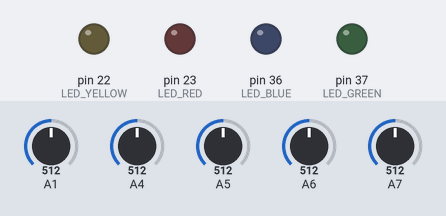
The sketch below on a simulated Arduino Mega 2560, built with avr-gcc and run on an emulated ATmega2560. Parts: output pins drawn as LEDs (lit = HIGH). Dashed ring = blinking. Inputs (shaded band) come from the test bench; at power-on: A1 = 512, A4 = 512, A5 = 512, A6 = 512, A7 = 512. What the sketch prints to the serial monitor is not drawn.

Above: at 5.1 s.
5.2 s: A1 set to 716
At 6.9 s:
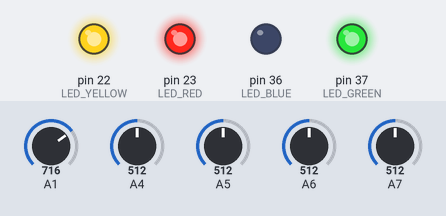
8.7 s: A1 set to 992
12.7 s: A4 set to 65
At 13.13 s:
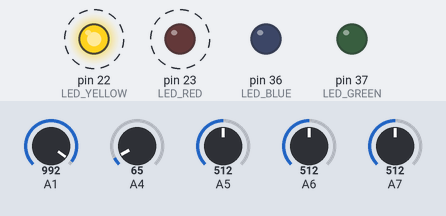
16.2 s: A4 set to 306
At 17.74 s:
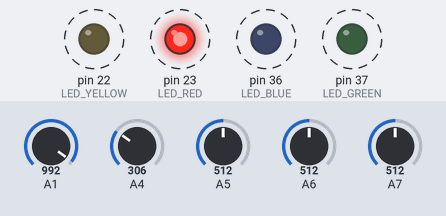
Timing chart, 0 to 20.7 s (numbered marks = the images above; inputs shaded):
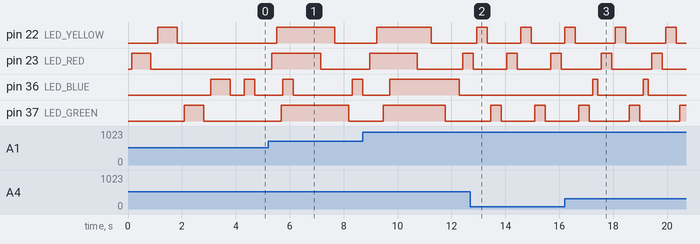

Measured:
- after the input at 12.7 s, pin 36 (LED_BLUE): stays LOW (without the input it goes to HIGH after 1.3 s)
- after the input at 16.2 s, pin 36 (LED_BLUE): alternates HIGH for 0.18 s and LOW for 1.7 s, starting after 1.0 s
- by itself, pin 22 (LED_YELLOW), pin 23 (LED_RED), pin 37 (LED_GREEN): alternates HIGH for 0.39 s and LOW for 1.5 s

The sketch:

BootUpPWM.ino
```cpp
#define LED_RED 23
#define LED_YELLOW 22
#define LED_GREEN 37
#define LED_BLUE 36
#define TRIMPOT_PIN 17

const int ANIMATION_DELAY = 200;    // Boot-up animation speed
const unsigned long IDLE_TIMEOUT = 500; // Idle timeout in milliseconds
const int TRIMPOT_DEADZONE = 30;    // Ignore minor fluctuations
const int FADE_DELAY = 1;           // Delay for fading animations
const int FADE_STEPS = 10;         // Steps for smooth fading (0-255 brightness)

unsigned long lastInteractionTime = 0;
int previousLEDState = -1;          // Track previous LED count
int previousTrimpotValue = -1;      // Track previous trimpot reading

void setup() {
  pinMode(LED_RED, OUTPUT);
  pinMode(LED_YELLOW, OUTPUT);
  pinMode(LED_GREEN, OUTPUT);
  pinMode(LED_BLUE, OUTPUT);
  pinMode(TRIMPOT_PIN, INPUT);

  Serial.begin(115200); // Debugging output
  bootAnimation();
}

void loop() {
  int trimpotValue = analogRead(TRIMPOT_PIN);
  int trimpotPercentage = map(trimpotValue, 0, 1023, 0, 100);

  int ledCount = getLEDCount(trimpotPercentage);
  Serial.println(abs(trimpotValue - previousTrimpotValue));
  // Update LEDs if trimpot value changes beyond the dead zone
  if (abs(trimpotValue - previousTrimpotValue) > TRIMPOT_DEADZONE) {
    fadeInLEDs(ledCount, trimpotPercentage);
    previousLEDState = ledCount;
    previousTrimpotValue = trimpotValue;
    lastInteractionTime = millis(); // Reset idle timer on change
    Serial.println("change");
  }

  // Turn off LEDs if idle
  if (millis() - lastInteractionTime > IDLE_TIMEOUT) {
    fadeOutAllLEDs();
    previousLEDState = -1;
    Serial.println("off");
  }
}

void bootAnimation() {
  int leds[] = {LED_RED, LED_YELLOW, LED_GREEN, LED_BLUE};
  for (int i = 0; i < 4; i++) {
    fadeInSingleLED(leds[i], 100);
    delay(ANIMATION_DELAY);
    fadeOutSingleLED(leds[i]);
  }
}

int getLEDCount(int percentage) {
  if (percentage >= 75) return 4;
  if (percentage >= 50) return 3;
  if (percentage >= 25) return 2;
  if (percentage > 5) return 1;
  return 0;
}

void fadeInLEDs(int count, int trimpotPercentage) {
  int brightnessPerLED = trimpotPercentage; // Vary brightness from 0-100
  int leds[] = {LED_RED, LED_YELLOW, LED_GREEN, LED_BLUE};
  for (int i = 0; i < count; i++) {
    fadeInSingleLED(leds[i], brightnessPerLED);
  }
  for (int i = count; i < 4; i++) {
    fadeOutSingleLED(leds[i]);
  }
}

void fadeInSingleLED(int pin, int maxBrightness) {
  maxBrightness = map(maxBrightness, 0, 100, 0, 255);
  for (int brightness = 0; brightness <= maxBrightness; brightness++) {
    analogWrite(pin, brightness);
    delay(FADE_DELAY);
  }
}

void fadeOutSingleLED(int pin) {
  for (int brightness = analogRead(pin); brightness >= 0; brightness--) {
    analogWrite(pin, brightness);
    delay(FADE_DELAY);
  }
  analogWrite(pin, 0);
}

void fadeOutAllLEDs() {
  int leds[] = {LED_RED, LED_YELLOW, LED_GREEN, LED_BLUE};
  for (int i = 0; i < 4; i++) {
    fadeOutSingleLED(leds[i]);
  }
}
```
